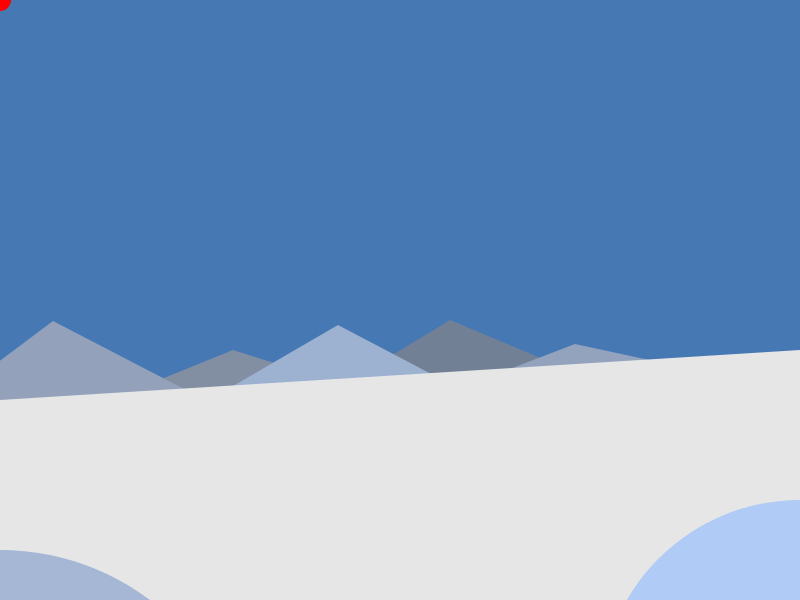
Frame 1 (no input)
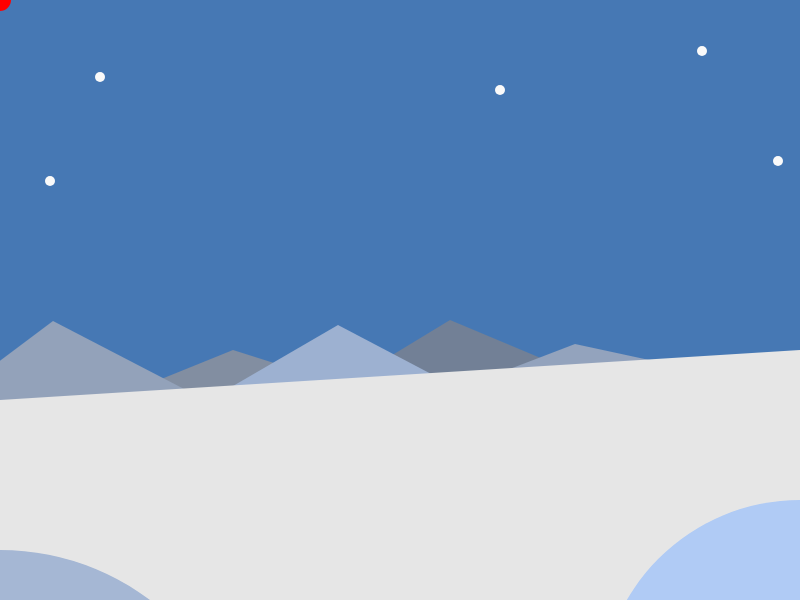
Frame 60 (no input)
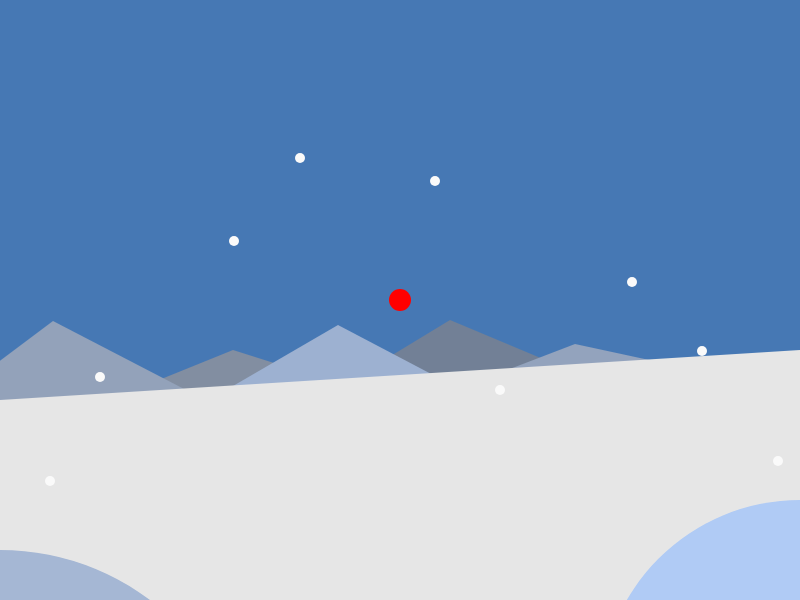
Frame 120 (the mouse pressed at the canvas centre since frame 60)

The p5.js sketch that drew these frames (run headless with seeded random() and noise() and a simulated clock; from frame 60 on, the mouse is pressed at the canvas centre):

// p5.js sketch
// ── sketch.js
function setup() {
    createCanvas(800, 600);
}
//sets y for snow
let y = -10;
//draws everything
function draw() {
    background(70,120,180);
    drawScene() 
    snowFall()
    bird()

    //text(`x: ${int(mouseX)} y: ${int(mouseY)}`, 50, 50);
}

//draws scene
function drawScene() {
    noStroke()

    //mountains
    fill(114,128,150)
    triangle(450,320,574,372,343,385)
    fill(130,142,161)
    triangle(233,350,337,383,107,401)
    fill(147,162,186)
    triangle(53,321,213,404,-80,421)
    fill(157,177,209)
    triangle(338,325,475,397,202,404)
    fill(147,163,189)
    triangle(575,344,728,377,489,377)

    //ground
    fill(230)
    quad(0,400,800,350,800,600,0,600)
    fill(176,203,245)
    circle(800,700,400)
    fill(165,183,212)
    circle(0,800,500)
}

//draws snow
function snowFall(){
    //adds to snow y, making animation
    y += 5;

    fill(250)
//shapes for snow
    circle(50,y-109,10)
    circle(500,y-200,10)
    circle(300,y-432,10)
    circle(100,y-213,10)
    circle(234,y-349,10)
    circle(778,y-129,10)
    circle(632,y-308,10)
    circle(435,y-409,10)
    circle(702,y-239,10)

    //resets snow once below sketch
    if (y > 1400) {
        y = -10
    }

}

function bird(){
    push();
    translate(mouseX,mouseY);
    fill("red");
    circle(0,0,22);
    fill(230,220,100);
    triangle(5,5,10,10,15,15);
    pop();

    
}
